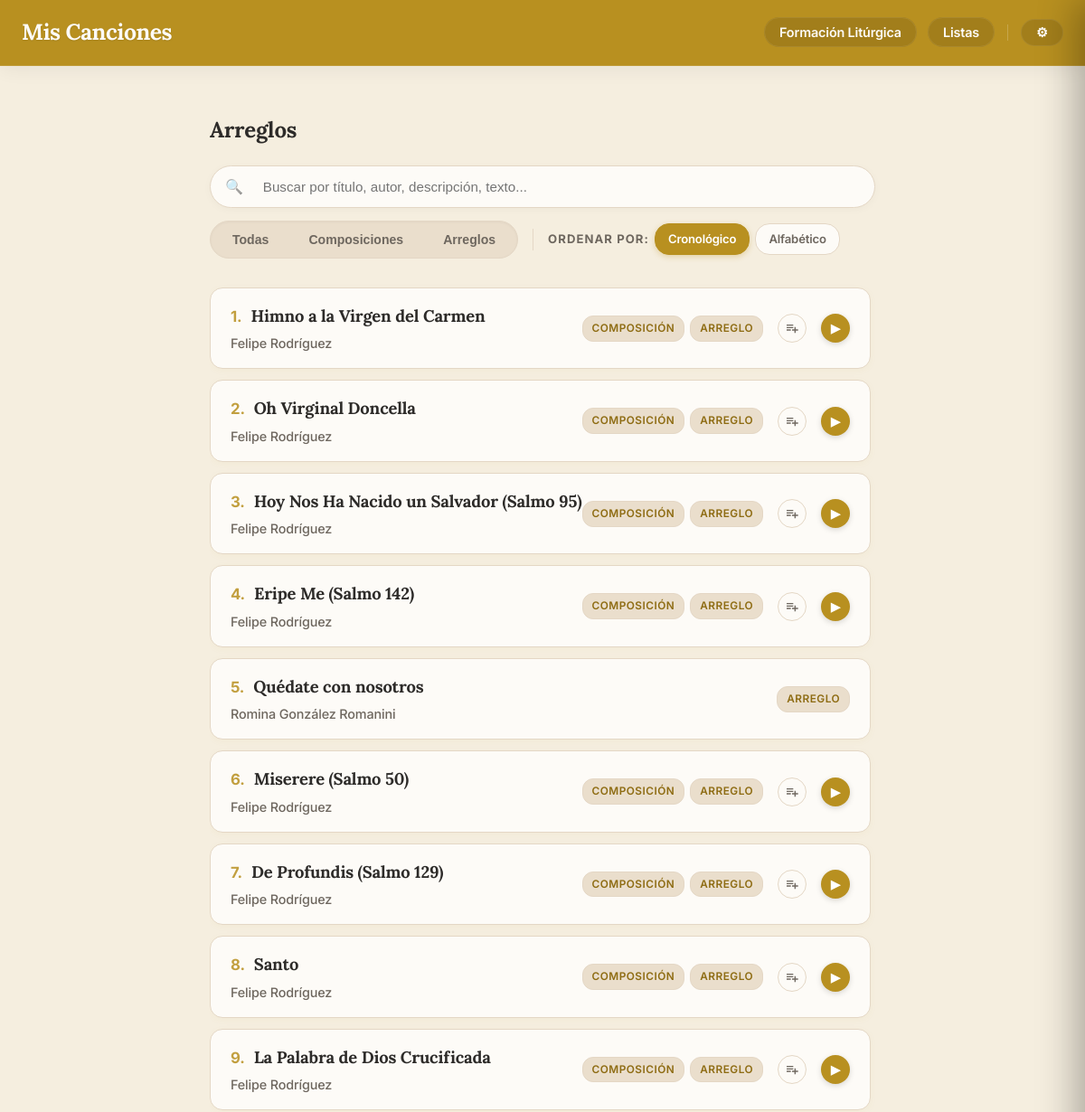
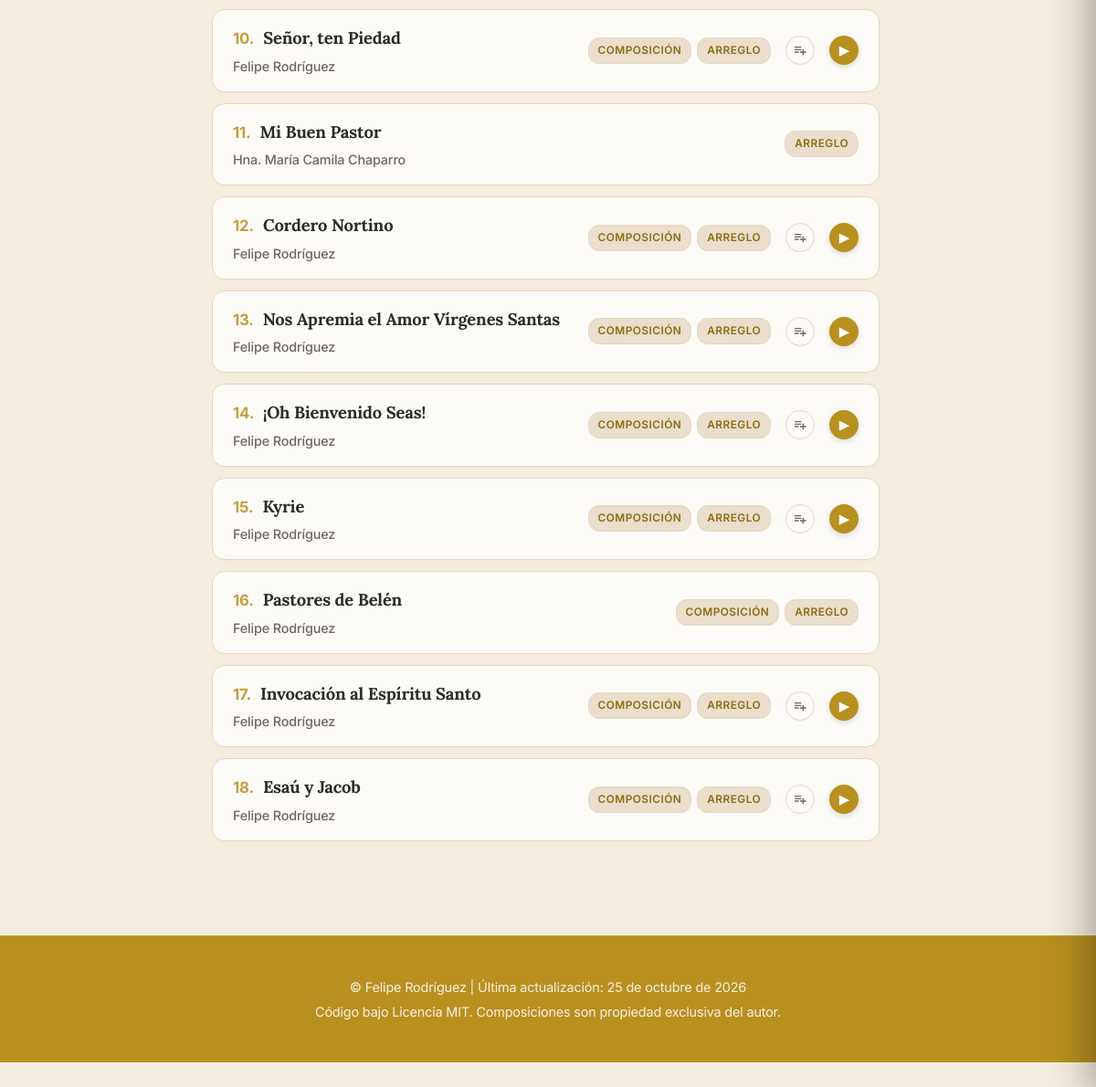
/arreglos, run on the app's committed database (2 pictures, top to bottom).
### models.py (models this page shows, shortened)
class Cancion(db.Model):
    __tablename__ = 'cancion'
    id = db.Column(db.Integer, primary_key=True)
    titulo = db.Column(db.String(150), nullable=False)
    musica = db.Column(db.String(100))
    letra = db.Column(db.String(100))
    adaptacion = db.Column(db.String(100))
    arreglo = db.Column(db.String(100), nullable=True)
    idioma = db.Column(db.String(50))
    dia = db.Column(db.Integer, nullable=True)
    mes = db.Column(db.Integer, nullable=True)
    anio = db.Column(db.Integer)
    descripcion = db.Column(db.Text)
    audio = db.Column(db.String(150))
    letras_acordes = db.Column(db.String(150))
    partitura = db.Column(db.String(150))
    midi = db.Column(db.String(150))
    tags_json = db.Column(db.String(500))
    tipo = db.Column(db.String(50), nullable=False, default='local')
    categorias_json = db.Column(db.String(200))
    youtube_video_embed = db.Column(db.Text)
    youtube_audio_embed = db.Column(db.Text)
    interprete = db.Column(db.String(200), nullable=True)
    ensambles_json = db.Column(db.Text, nullable=True)
    descargas_json = db.Column(db.Text, nullable=True)
    audios_json = db.Column(db.Text, nullable=True)
    tipo_pdf = db.Column(db.String(50), nullable=True)  # 'partitura' o 'letras_acordes'
    letras_json = db.Column(db.Text, nullable=True)  # {"sincronizada": bool, "lineas": [{"t": seg|null, "text": str}]}
    @property
    def categorias(self):
        return json.loads(self.categorias_json) if self.categorias_json else []

### app.py (the view)
@app.route('/arreglos')
def ver_arreglos():
    base_songs = search_by_category("Arreglo")
    filtered_songs, search_query = search_songs(base_songs, request.args.get('search', '').strip())
    sort_by = request.args.get('sort_by', 'cronologico')
    sorted_songs = sort_songs(filtered_songs, sort_by=sort_by)
    return render_template('arreglos.html', composiciones=sorted_songs, search_query=search_query, page_context='arreglos', sort_by=sort_by)

### app.py (called while the page is built)
@app.template_filter('sort_categories_for_page')
def sort_categories_for_page(categories, page_context='default'):
    sorted_cats = list(categories)
    if page_context == 'arreglos':
        sorted_cats.sort(key=lambda x: (x != 'Composición', x != 'Arreglo'))
    else:
        sorted_cats.sort(key=lambda x: (x != 'Arreglo', x != 'Composición'))
    return sorted_cats

@app.context_processor
def inject_globals():
    try:
        with open('build_date.txt', 'r', encoding='utf-8') as f:
            date_str = f.read().strip()
    except Exception:
        date_str = "Desconocida"
    return dict(last_update=date_str, FEATURES=FEATURES)

### services/catalog_service.py (called while the page is built, shortened)
def normalize_for_sorting(titulo: Optional[str]) -> str:
    if not titulo:
        return ""
    titulo_normalizado = unidecode(titulo.lower())
    return "".join(c for c in titulo_normalizado if c.isalnum() or c.isspace()).strip()

def normalize_category_name(cat_name: Optional[str]) -> str:
    if not cat_name:
        return ""
    c = unidecode(cat_name.lower().strip())
    if c.startswith('arreglo'):
        return 'Arreglo'
    if c.startswith('composic'):
        return 'Composición'
    return cat_name

def search_songs(base_songs: List[Cancion], search_query: Optional[str]) -> Tuple[List[Cancion], str]:
    if not search_query:
        return base_songs, ""

def search_by_category(category_name: str) -> List[Cancion]:
    all_songs = Cancion.query.all()
    target_norm = unidecode(normalize_category_name(category_name).lower())
    result = []
    for song in all_songs:
        song_cats = [unidecode(normalize_category_name(cat).lower()) for cat in song.categorias]
        if target_norm in song_cats or any(target_norm in c for c in song_cats):
            result.append(song)
    return result

### templates/arreglos.html
{% extends "base.html" %}
{% block content %}
    <h2>Arreglos</h2>
    {% include '_filters.html' %}
    <div class="lista-scroll" id="song-list-container">
        {% include '_song_list.html' %}
    </div>
{% endblock %}

### templates/_song_list.html
<div class="lista-composiciones">
    {% for obra in composiciones %}
        <div class="tarjeta-obra-wrapper">
            <a href="{{ url_for('ver_composicion', comp_id=obra.id, context=page_context, tag_name=tag_nombre, search=search_query, sort_by=sort_by) }}"
               class="tarjeta-obra"
               data-id="{{ obra.id }}"
               {% if obra.audio %}data-audio="{{ url_for('static', filename=obra.audio) }}"{% endif %}
               data-title="{{ obra.titulo }}">
                <div class="info-tarjeta">
                    <div class="song-title-with-number">
                        <span class="song-number">{{ loop.index }}.</span>
                        <h3>{{ obra.titulo }}</h3>
                    </div>
                    <p>
                        {{ obra.musica }}
                    </p>
                </div>
                <div class="tarjeta-right-section">
                    <div class="categoria-tags-container">
                        {% if obra.categorias %}
                            {% for cat in obra.categorias | sort_categories_for_page(page_context) %}
                                <span class="categoria-tag">{{ cat }}</span>
                            {% endfor %}
                        {% endif %}
                    </div>
                    {% if obra.audio %}
                    <button class="btn-add-queue opt-add-queue" data-id="{{ obra.id }}" data-audio="{{ url_for('static', filename=obra.audio) }}" data-title="{{ obra.titulo }}" title="Añadir a la cola">
                        <svg viewBox="0 0 24 24" width="16" height="16" fill="currentColor"><path d="M14 10H3v2h11v-2zm0-4H3v2h11V6zm4 8v-4h-2v4h-4v2h4v4h2v-4h4v-2h-4zM3 16h7v-2H3v2z"/></svg>
                    </button>
                    <button class="list-play-btn" data-id="{{ obra.id }}" data-title="{{ obra.titulo }}" data-audio="{{ url_for('static', filename=obra.audio) }}" title="Reproducir / Pausar">▶</button>
                    {% endif %}
                </div>
            </a>
        </div>
    {% else %}
        <p style="padding: 20px;">No se encontraron canciones que coincidan con tu búsqueda.</p>
    {% endfor %}
</div>

### data on the page
Cancion: titulo "Himno a la Virgen del Carmen", musica "Felipe Rodríguez", cat "COMPOSICIÓN" "ARREGLO"
Cancion: titulo "Oh Virginal Doncella", musica "Felipe Rodríguez", cat "COMPOSICIÓN" "ARREGLO"
Cancion: titulo "Hoy Nos Ha Nacido un Salvador (Salmo 95)", musica "Felipe Rodríguez", cat "COMPOSICIÓN" "ARREGLO"
Cancion: titulo "Eripe Me (Salmo 142)", musica "Felipe Rodríguez", cat "COMPOSICIÓN" "ARREGLO"
Cancion: titulo "Quédate con nosotros", musica "Romina González Romanini", cat "ARREGLO"
Cancion: titulo "Miserere (Salmo 50)", musica "Felipe Rodríguez", cat "COMPOSICIÓN" "ARREGLO"
Cancion: titulo "De Profundis (Salmo 129)", musica "Felipe Rodríguez", cat "COMPOSICIÓN" "ARREGLO"
Cancion: titulo "Santo", musica "Felipe Rodríguez", cat "COMPOSICIÓN" "ARREGLO"
Cancion: titulo "La Palabra de Dios Crucificada", musica "Felipe Rodríguez", cat "COMPOSICIÓN" "ARREGLO"
Cancion: titulo "Señor, ten Piedad", musica "Felipe Rodríguez", cat "COMPOSICIÓN" "ARREGLO"
Cancion: titulo "Mi Buen Pastor", musica "Hna. María Camila Chaparro", cat "ARREGLO"
Cancion: titulo "Cordero Nortino", musica "Felipe Rodríguez", cat "COMPOSICIÓN" "ARREGLO"
Cancion: titulo "Nos Apremia el Amor Vírgenes Santas", musica "Felipe Rodríguez", cat "COMPOSICIÓN" "ARREGLO"
Cancion: titulo "¡Oh Bienvenido Seas!", musica "Felipe Rodríguez", cat "COMPOSICIÓN" "ARREGLO"
Cancion: titulo "Kyrie", musica "Felipe Rodríguez", cat "COMPOSICIÓN" "ARREGLO"
Cancion: titulo "Pastores de Belén", musica "Felipe Rodríguez", cat "COMPOSICIÓN" "ARREGLO"
Cancion: titulo "Invocación al Espíritu Santo", musica "Felipe Rodríguez", cat "COMPOSICIÓN" "ARREGLO"
Cancion: titulo "Esaú y Jacob", musica "Felipe Rodríguez", cat "COMPOSICIÓN" "ARREGLO"

### other printed values
{{ last_update }} "25 de octubre de 2026"
